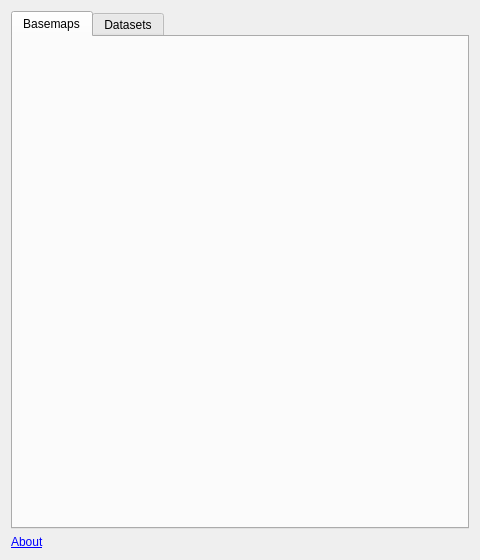
<?xml version="1.0" encoding="UTF-8"?>
<ui version="4.0">
 <class>OPMTilesDialogBase</class>
 <widget class="QDialog" name="OPMTilesDialogBase">
  <property name="geometry">
   <rect>
    <x>0</x>
    <y>0</y>
    <width>480</width>
    <height>560</height>
   </rect>
  </property>
  <property name="windowTitle">
   <string>OpenPlanetaryMap Tile &amp; Data Loader</string>
  </property>
  <layout class="QVBoxLayout" name="verticalLayout">
   <item>
    <widget class="QTabWidget" name="tabs">
     <property name="currentIndex">
      <number>0</number>
     </property>
     <widget class="QWidget" name="tabBasemaps">
      <attribute name="title">
       <string>Basemaps</string>
      </attribute>
     </widget>
     <widget class="QWidget" name="tabDatasets">
      <attribute name="title">
       <string>Datasets</string>
      </attribute>
     </widget>
    </widget>
   </item>
   <item>
    <widget class="QLabel" name="about">
     <property name="text">
      <string>&lt;a href=&quot;https://github.com/robermaps/opmtileloader&quot;&gt;About&lt;/a&gt;</string>
     </property>
     <property name="openExternalLinks">
      <bool>true</bool>
     </property>
    </widget>
   </item>
  </layout>
 </widget>
 <resources/>
 <connections/>
</ui>
